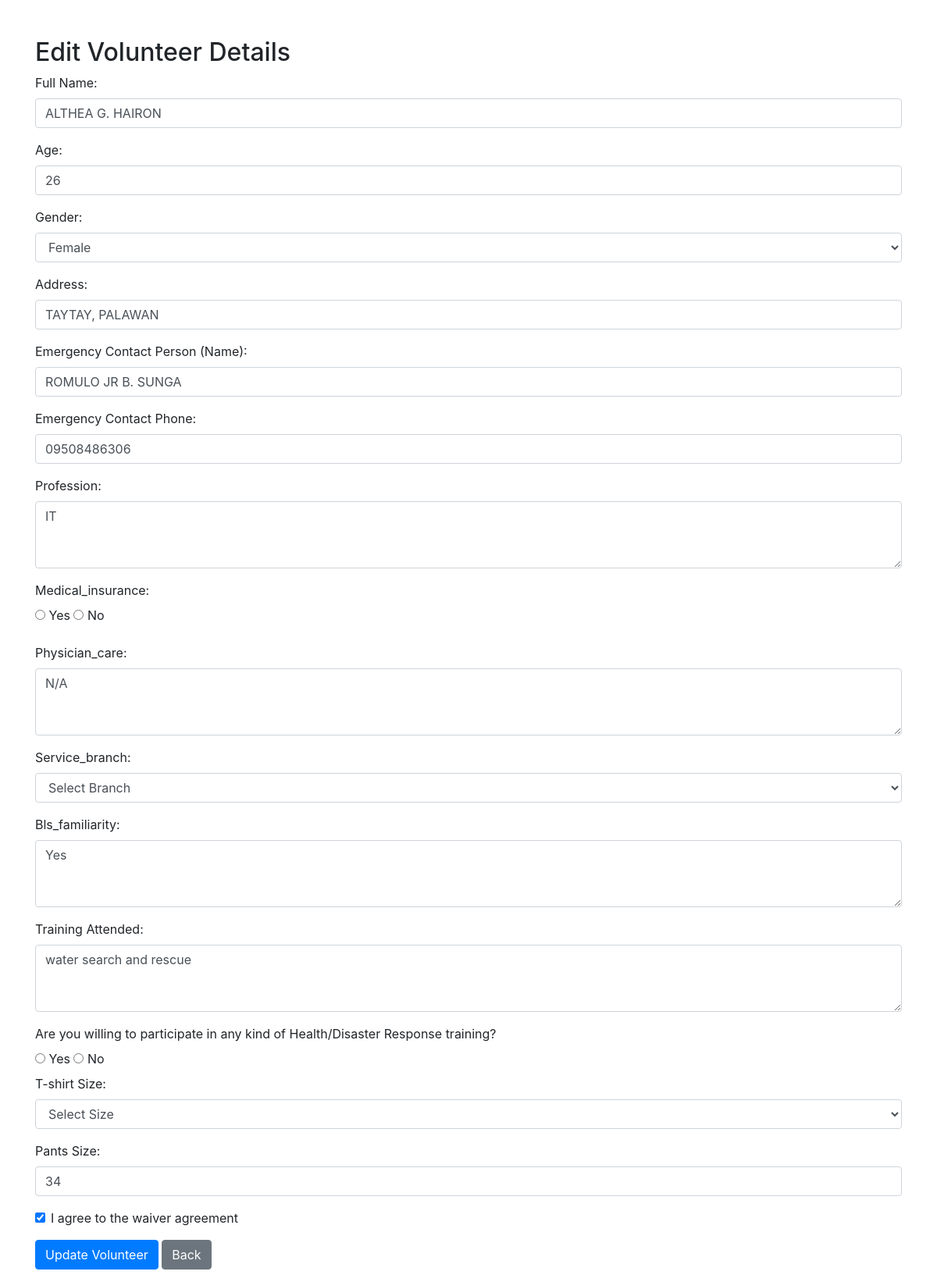
The page /edit_volunteer.php?id=1 (signed in) on the database its author committed.
### tables this page shows
CREATE TABLE `volunteers` (
  `id` int(11) UNSIGNED NOT NULL,
  `fullname` varchar(100) NOT NULL,
  `age` int(11) NOT NULL,
  `gender` varchar(11) NOT NULL,
  `address` varchar(255) NOT NULL,
  `emergency_contact_name` varchar(255) NOT NULL,
  `emergency_contact_phone` varchar(11) NOT NULL,
  `profession` varchar(100) NOT NULL,
  `medical_insurance` varchar(5) NOT NULL,
  `physician_care` varchar(100) NOT NULL,
  `service_branch` varchar(20) NOT NULL,
  `bls_familiarity` varchar(5) NOT NULL,
  `training_attended` text NOT NULL,
  `willing_to_train` varchar(10) NOT NULL,
  `tshirt_size` varchar(10) NOT NULL,
  `pants_size` varchar(10) NOT NULL,
  `waiver_agreement` tinyint(1) NOT NULL,
  `registration_date` timestamp NOT NULL DEFAULT current_timestamp()
);

### edit_volunteer.php (the view, shortened to what this page needs)
<?php
$servername = "localhost";
$username = "root";
$password = "";
$dbname = "volunteer_db";
$conn = new mysqli($servername, $username, $password, $dbname);
$volunteer_id = $_GET['id'];
$sql = "SELECT * FROM volunteers WHERE id = $volunteer_id";
$result = $conn->query($sql);
if ($result->num_rows > 0) {
    $volunteer = $result->fetch_assoc();
} else {
    echo "No volunteer found!";
    exit();
}
?>
<!DOCTYPE html>
<html lang="en">
<head>
    <link rel="stylesheet" href="https://maxcdn.bootstrapcdn.com/bootstrap/4.5.2/css/bootstrap.min.css">
</head>
<body>
    <div class="container mt-5">
        <h2>Edit Volunteer Details</h2>
        <form action="" method="POST">
            <div class="form-group">
                <label for="fullname">Full Name:</label>
                <input type="text" class="form-control" id="fullname" name="fullname" value="<?php echo $volunteer['fullname']; ?>" required>
            </div>
            <div class="form-group">
                <label for="age">Age:</label>
                <input type="number" class="form-control" id="age" name="age" value="<?php echo $volunteer['age']; ?>" required>
            </div>
            <div class="form-group">
                <label for="gender">Gender:</label>
                <select class="form-control" id="gender" name="gender" required>
                    <option value="Female" <?php if($volunteer['gender'] == "Female") echo "selected"; ?>>Female</option>
                </select>
            </div>
            <div class="form-group">
                <label for="address">Address:</label>
                <input type="text" class="form-control" id="address" name="address" value="<?php echo $volunteer['address']; ?>" required>
            </div>
            <div class="form-group">
                <label for="emergency_contact_name">Emergency Contact Person (Name):</label>
                <input type="text" class="form-control" id="emergency_contact_name" name="emergency_contact_name" value="<?php echo $volunteer['emergency_contact_name']; ?>" required>
            </div>
            <div class="form-group">
                <label for="emergency_contact_phone">Emergency Contact Phone:</label>
                <input type="tel" class="form-control" id="emergency_contact_phone" name="emergency_contact_phone" value="<?php echo $volunteer['emergency_contact_phone']; ?>" required>
            </div>
            <div class="form-group">
                <label for="profession">Profession:</label>
                <textarea class="form-control" id="profession" name="profession" rows="3" required><?php echo $volunteer['profession']; ?></textarea>
            </div>
            <div class="form-group">
                <label for="medical_insurance">Medical_insurance:</label>
                <div>
                    <label><input type="radio" name="medical_insurance" value="Yes" required> Yes</label>
                    <label><input type="radio" name="medical_insurance" value="No"> No</label>
                </div>
             </div>
            <div class="form-group">
                <label for="physician_care">Physician_care:</label>
                <textarea class="form-control" id="physician_care" name="physician_care" rows="3" required><?php echo $volunteer['physician_care']; ?></textarea>
            </div>
            <div class="form-group">
                <label for="service_branch">Service_branch:</label>
                <select class="form-control" id="service_branch" name="service_branch" rows="3" required><?php echo $volunteer['service_branch']; ?></textarea>
                <option value="">Select Branch</option>
                </select>
            </div>
            <div class="form-group">
                <label for="bls_familiarity">Bls_familiarity:</label>
                <textarea class="form-control" id="bls_familiarity" name="bls_familiarity" rows="3" required><?php echo $volunteer['bls_familiarity']; ?></textarea>
            </div>
            <div class="form-group">
                <label for="training_attended">Training Attended:</label>
                <textarea class="form-control" id="training_attended" name="training_attended" rows="3" required><?php echo $volunteer['training_attended']; ?></textarea>
            </div>
            <div class="form-group">
                <label for="willing_to_train">Are you willing to participate in any kind of Health/Disaster Response training?</label>
                <div>
                    <label><input type="radio" name="willing_to_train" rows="3" value="Yes" required> Yes</label>
                    <label><input type="radio" name="willing_to_train" rows="3" value="No"> No</label>
                </div>
            <div class="form-group">
                <label for="tshirt_size">T-shirt Size:</label>
                <select class="form-control" id="tshirt_size" name="tshirt_size" value="<?php echo $volunteer['tshirt_size']; ?>" required>
                <option value="">Select Size</option>
                </select>
            </div>
            <div class="form-group">
                <label for="pants_size">Pants Size:</label>
                <input type="text" class="form-control" id="pants_size" name="pants_size" value="<?php echo $volunteer['pants_size']; ?>" required>
            </div>
            <div class="form-group form-check">
                <input type="checkbox" class="form-check-input" id="waiver" name="waiver" <?php if($volunteer['waiver_agreement']) echo "checked"; ?>>
                <label class="form-check-label" for="waiver">I agree to the waiver agreement</label>
            </div>
            <button type="submit" class="btn btn-primary">Update Volunteer</button>
            <a href="manage_volunteers.php" class="btn btn-secondary">Back</a>
        </form>
    </div>
</body>
</html>

### rows shown on the page
volunteers: fullname "ALTHEA G. HAIRON", age "26", gender "Female", address "TAYTAY, PALAWAN", emergency_contact_name "ROMULO JR B. SUNGA", emergency_contact_phone "09508486306", profession "IT", physician_care "N/A", bls_familiarity "Yes", training_attended "water search and rescue", pants_size "34", waiver_agreement "☑"
